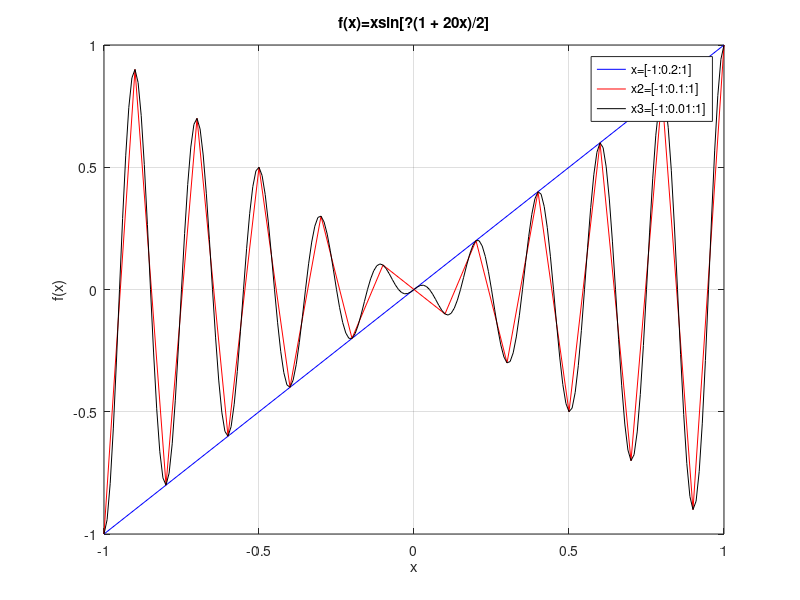

The MATLAB source for this figure:
close all
clc
clear all
%Escribir un programa para calcular 
%f(x)=xsin[?(1 + 20x)/2]
x=[-1:0.2:1]
x2=[-1:0.1:1]
x3=[-1:0.01:1]
y=x.*sin(pi.*(1+(20.*x))./2)
y2=x2.*sin(pi.*(1+(20.*x2))./2)
y3=x3.*sin(pi.*(1+(20.*x3))./2)
figure 
plot(x,y,'blue'),grid on
hold on
plot(x2,y2,'red'),grid on
hold on
plot (x3,y3,'black'),grid on
xlabel('x')
ylabel('f(x)')
title('f(x)=xsin[?(1 + 20x)/2]')
legend('x=[-1:0.2:1]','x2=[-1:0.1:1]','x3=[-1:0.01:1]')
